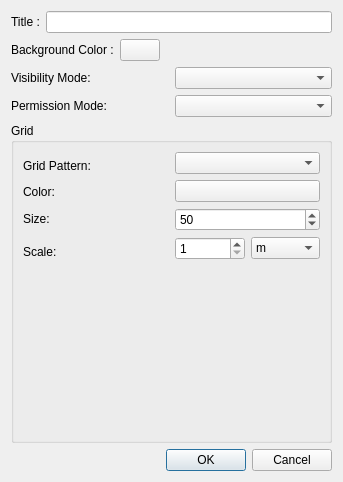
<?xml version="1.0" encoding="UTF-8"?>
<ui version="4.0">
 <class>MapWizzardDialog</class>
 <widget class="QDialog" name="MapWizzardDialog">
  <property name="geometry">
   <rect>
    <x>0</x>
    <y>0</y>
    <width>343</width>
    <height>482</height>
   </rect>
  </property>
  <property name="windowTitle">
   <string>Map Wizzard</string>
  </property>
  <property name="styleSheet">
   <string notr="true"/>
  </property>
  <property name="locale">
   <locale language="English" country="UnitedStates"/>
  </property>
  <layout class="QVBoxLayout" name="verticalLayout">
   <item>
    <layout class="QHBoxLayout" name="horizontalLayout">
     <item>
      <widget class="QLabel" name="m_titleLabel">
       <property name="locale">
        <locale language="English" country="UnitedStates"/>
       </property>
       <property name="text">
        <string>Title :</string>
       </property>
       <property name="buddy">
        <cstring>m_titleLineedit</cstring>
       </property>
      </widget>
     </item>
     <item>
      <widget class="QLineEdit" name="m_titleLineedit"/>
     </item>
    </layout>
   </item>
   <item>
    <layout class="QHBoxLayout" name="horizontalLayout_2">
     <item>
      <widget class="QLabel" name="m_colorLabel">
       <property name="locale">
        <locale language="English" country="UnitedStates"/>
       </property>
       <property name="text">
        <string>Background Color :</string>
       </property>
       <property name="buddy">
        <cstring>m_colorButton</cstring>
       </property>
      </widget>
     </item>
     <item>
      <widget class="ColorButton" name="m_colorButton">
       <property name="autoFillBackground">
        <bool>false</bool>
       </property>
       <property name="styleSheet">
        <string notr="true"/>
       </property>
       <property name="locale">
        <locale language="English" country="UnitedStates"/>
       </property>
       <property name="text">
        <string/>
       </property>
       <property name="flat">
        <bool>false</bool>
       </property>
      </widget>
     </item>
     <item>
      <spacer name="horizontalSpacer_2">
       <property name="orientation">
        <enum>Qt::Horizontal</enum>
       </property>
       <property name="sizeHint" stdset="0">
        <size>
         <width>40</width>
         <height>20</height>
        </size>
       </property>
      </spacer>
     </item>
    </layout>
   </item>
   <item>
    <layout class="QHBoxLayout" name="horizontalLayout_3" stretch="0,0">
     <item>
      <widget class="QLabel" name="label_6">
       <property name="text">
        <string>Visibility Mode:</string>
       </property>
      </widget>
     </item>
     <item>
      <widget class="QComboBox" name="m_visibilityComboBox"/>
     </item>
    </layout>
   </item>
   <item>
    <layout class="QHBoxLayout" name="horizontalLayout_8">
     <item>
      <widget class="QLabel" name="label_5">
       <property name="text">
        <string>Permission Mode:</string>
       </property>
      </widget>
     </item>
     <item>
      <widget class="QComboBox" name="m_permissionComboBox"/>
     </item>
    </layout>
   </item>
   <item>
    <widget class="QGroupBox" name="groupBox_3">
     <property name="title">
      <string>Grid</string>
     </property>
     <layout class="QHBoxLayout" name="horizontalLayout_6">
      <item>
       <layout class="QVBoxLayout" name="verticalLayout_3">
        <item>
         <widget class="QLabel" name="label">
          <property name="sizePolicy">
           <sizepolicy hsizetype="Preferred" vsizetype="Preferred">
            <horstretch>0</horstretch>
            <verstretch>0</verstretch>
           </sizepolicy>
          </property>
          <property name="minimumSize">
           <size>
            <width>0</width>
            <height>27</height>
           </size>
          </property>
          <property name="maximumSize">
           <size>
            <width>16777215</width>
            <height>27</height>
           </size>
          </property>
          <property name="text">
           <string>Grid Pattern:</string>
          </property>
         </widget>
        </item>
        <item>
         <widget class="QLabel" name="label_4">
          <property name="text">
           <string>Color:</string>
          </property>
         </widget>
        </item>
        <item>
         <widget class="QLabel" name="label_2">
          <property name="minimumSize">
           <size>
            <width>0</width>
            <height>27</height>
           </size>
          </property>
          <property name="text">
           <string>Size:</string>
          </property>
         </widget>
        </item>
        <item>
         <widget class="QLabel" name="label_3">
          <property name="minimumSize">
           <size>
            <width>0</width>
            <height>27</height>
           </size>
          </property>
          <property name="text">
           <string>Scale:</string>
          </property>
         </widget>
        </item>
        <item>
         <spacer name="verticalSpacer_3">
          <property name="orientation">
           <enum>Qt::Vertical</enum>
          </property>
          <property name="sizeHint" stdset="0">
           <size>
            <width>20</width>
            <height>40</height>
           </size>
          </property>
         </spacer>
        </item>
       </layout>
      </item>
      <item>
       <layout class="QVBoxLayout" name="verticalLayout_2">
        <item>
         <widget class="QComboBox" name="m_gridPattern">
          <property name="minimumSize">
           <size>
            <width>0</width>
            <height>0</height>
           </size>
          </property>
         </widget>
        </item>
        <item>
         <widget class="ColorButton" name="m_gridColorBtn">
          <property name="text">
           <string/>
          </property>
         </widget>
        </item>
        <item>
         <widget class="QSpinBox" name="m_sizeGrid">
          <property name="minimum">
           <number>1</number>
          </property>
          <property name="maximum">
           <number>200</number>
          </property>
          <property name="value">
           <number>50</number>
          </property>
         </widget>
        </item>
        <item>
         <layout class="QHBoxLayout" name="horizontalLayout_5">
          <item>
           <widget class="QSpinBox" name="m_scaleOfGrid">
            <property name="minimum">
             <number>1</number>
            </property>
            <property name="maximum">
             <number>999</number>
            </property>
           </widget>
          </item>
          <item>
           <widget class="QComboBox" name="m_unitPattern">
            <item>
             <property name="text">
              <string>m</string>
             </property>
            </item>
            <item>
             <property name="text">
              <string>km</string>
             </property>
            </item>
            <item>
             <property name="text">
              <string>cm</string>
             </property>
            </item>
            <item>
             <property name="text">
              <string>mile</string>
             </property>
            </item>
            <item>
             <property name="text">
              <string>yard</string>
             </property>
            </item>
            <item>
             <property name="text">
              <string>inch</string>
             </property>
            </item>
            <item>
             <property name="text">
              <string>foot</string>
             </property>
            </item>
            <item>
             <property name="text">
              <string>px</string>
             </property>
            </item>
           </widget>
          </item>
         </layout>
        </item>
        <item>
         <spacer name="verticalSpacer_2">
          <property name="orientation">
           <enum>Qt::Vertical</enum>
          </property>
          <property name="sizeHint" stdset="0">
           <size>
            <width>20</width>
            <height>40</height>
           </size>
          </property>
         </spacer>
        </item>
       </layout>
      </item>
     </layout>
    </widget>
   </item>
   <item>
    <layout class="QHBoxLayout" name="horizontalLayout_10">
     <item>
      <spacer name="horizontalSpacer">
       <property name="orientation">
        <enum>Qt::Horizontal</enum>
       </property>
       <property name="sizeHint" stdset="0">
        <size>
         <width>228</width>
         <height>20</height>
        </size>
       </property>
      </spacer>
     </item>
     <item>
      <widget class="QDialogButtonBox" name="buttonBox">
       <property name="orientation">
        <enum>Qt::Horizontal</enum>
       </property>
       <property name="standardButtons">
        <set>QDialogButtonBox::Cancel|QDialogButtonBox::Ok</set>
       </property>
       <property name="centerButtons">
        <bool>true</bool>
       </property>
      </widget>
     </item>
    </layout>
   </item>
  </layout>
 </widget>
 <customwidgets>
  <customwidget>
   <class>ColorButton</class>
   <extends>QPushButton</extends>
   <header>widgets/colorbutton.h</header>
  </customwidget>
 </customwidgets>
 <resources/>
 <connections>
  <connection>
   <sender>buttonBox</sender>
   <signal>accepted()</signal>
   <receiver>MapWizzardDialog</receiver>
   <slot>accept()</slot>
   <hints>
    <hint type="sourcelabel">
     <x>308</x>
     <y>314</y>
    </hint>
    <hint type="destinationlabel">
     <x>157</x>
     <y>274</y>
    </hint>
   </hints>
  </connection>
  <connection>
   <sender>buttonBox</sender>
   <signal>rejected()</signal>
   <receiver>MapWizzardDialog</receiver>
   <slot>reject()</slot>
   <hints>
    <hint type="sourcelabel">
     <x>376</x>
     <y>320</y>
    </hint>
    <hint type="destinationlabel">
     <x>286</x>
     <y>274</y>
    </hint>
   </hints>
  </connection>
 </connections>
</ui>
